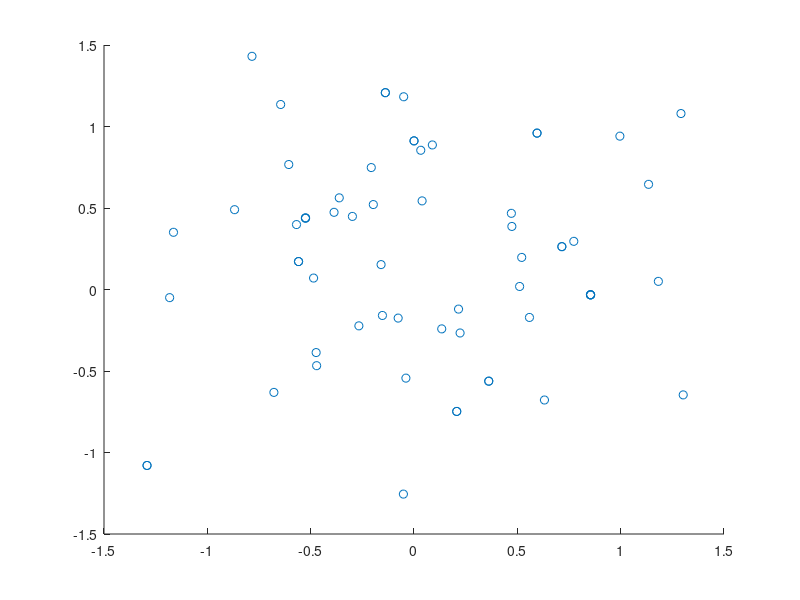

Reproduce this figure in MATLAB.
clc; close all; clear;

K = 2; % User Number
M = 100; % 
N = 64; % Sequence lengh
L = 4; % Responce Length
Packets = 1;
X = [1 + 1i, -1 + 1i, 1 - 1i, -1 - 1i ];


snr_db = 15;
BER_snr = zeros(size(snr_db,2),1);
tic;
for snr = 1 : size(snr_db,2)
    %AWGN regarding SNR
    N_0 = 1/( 10^(snr_db(snr)/10) );
    
    err_bits = 0;
    for pac = 1:Packets
        % Channel response
        h = (randn(L,1) + 1i*randn(L,1))*sqrt(1/(2*L));
        h_bar = (1/sqrt(N))*fft(h,N);
        % 4-QAM data block
        d = sign(-1+2*rand(N,1)) + 1i*sign(-1+2*rand(N,1));
        
        d_bar = (1/sqrt(N))*fft(d,N);
        % Channel input
        x = [d(N-L+2 : N) ; d];
        
        % Channel noise
        w = ( randn(N,1) + 1i*randn(N,1) )*sqrt(N_0/2);
        w_bar = (1/sqrt(N))*fft(w,N);
        
        % Received Signal
        y = zeros(N,1);
        for m = 1 : N
            for l = 1 : L
                y(m) = y(m) + h(l)*x( m+L-1-(l-1) );
            end
        end
     
%         figure;
%         scatter(real(y),imag(y));
%         y = y + w;
        
        figure;
        scatter(real(y),imag(y));
        
%         y_bar = sqrt(N)*h_bar.*d_bar + w_bar;
        y_bar = sqrt(N)*h_bar.*d_bar;
        
        y_ifft = (1/sqrt(N))*ifft(y_bar,N);
%         y_dist = zeros(4,N);
%         y_dist(1,:) = abs(y-X(1)).^2;
%         y_dist(2,:) = abs(y-X(2)).^2;
%         y_dist(3,:) = abs(y-X(3)).^2;
%         y_dist(4,:) = abs(y-X(4)).^2;
% 
%         decision_matrix = zeros(N,1);
%         for k = 1:N
%             min_dist = find( y_dist(:,k) == min(y_dist(:,k)) );
%             decision_matrix(k) = X(min_dist(1));
%         end
% 
%         error_matrix = d-decision_matrix;
%         error_indices = find(error_matrix);
%         
%         err_bits = err_bits + sum( abs( (error_matrix).^2 )/4 );
    end
    
    BER_snr(snr) = err_bits/(N*Packets);
end
toc;
